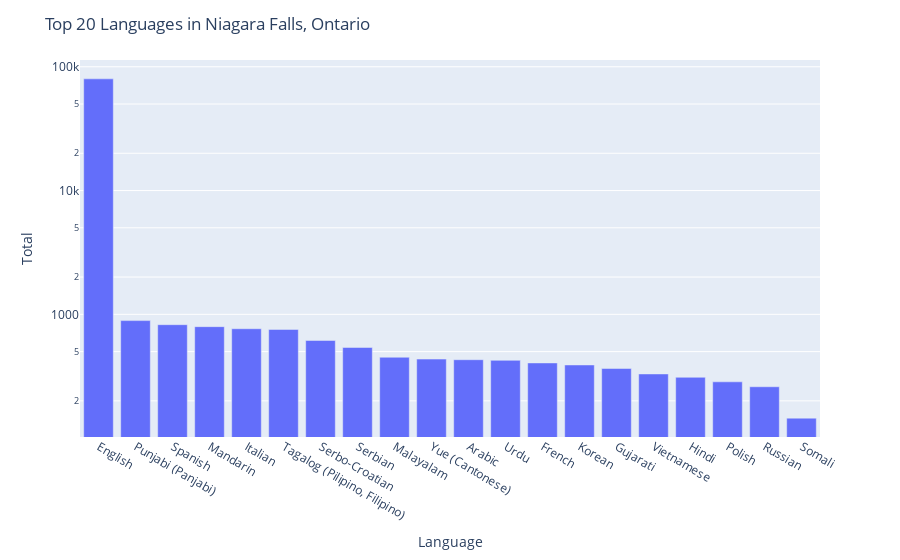

Notebook source saved alongside this figure:
### Markdown cell above
# Program

### Code cell
import pandas as pd
import plotly.express as px

# read in the CSV file
data_file = 'https://raw.githubusercontent.com/pbeens/Data-Analysis/main/Open-Data/Niagara-Falls-ON/Niagara-Falls-2021-Census-Language-Spoken-Most-Often-at-Home.csv'
nf_languages_df = pd.read_csv(data_file)

# extract the columns that contain data on the total number of speakers for each language
languages = []
for column in nf_languages_df.columns:
    if "(Total)" in column and len(column) < 100 and column not in ['Single responses (Total)', 'Official languages (Total)'] and not any(x in column for x in [" and ","Other", "Multiple", "languages"]):        
        languages.append(column)

# create a new DataFrame with these columns
# the technique used is to overcome a "DataFrame is highly fragmented." error
languages_df = pd.concat([nf_languages_df[language].rename(language.replace(" (Total)", "")) for 
                          language in languages], axis=1)

# calculate the total number of speakers for each language and find the 20 most commonly spoken languages
language_totals = languages_df.sum(numeric_only=True)
top_languages = language_totals.nlargest(20)

# create a bar chart using Plotly Express to display the top 20 languages and their total number of speakers
fig = px.bar(top_languages, 
             x=top_languages.index, 
             y=top_languages, 
             log_y=True)
fig.update_layout(xaxis_title='Language', 
                  yaxis_title='Total', 
                  title='Top 20 Languages in Niagara Falls, Ontario')
fig.show()

### Figure 1 — Plotly figure (JSON) as saved in the notebook; plotly's stock layout.template omitted (floating-point values rounded to 4 significant figures)
{"data": [{"alignmentgroup": "True", "hovertemplate": "index=%{x}<br>y=%{y}<extra></extra>", "legendgroup": "", "marker": {"color": "#636efa", "pattern": {"shape": ""}}, "name": "", "offsetgroup": "", "orientation": "v", "showlegend": false, "textposition": "auto", "type": "bar", "x": ["English", "Punjabi (Panjabi)", "Spanish", "Mandarin", "Italian", "Tagalog (Pilipino, Filipino)", "Serbo-Croatian", "Serbian", "Malayalam", "Yue (Cantonese)", "Arabic", "Urdu", "French", "Korean", "Gujarati", "Vietnamese", "Hindi", "Polish", "Russian", "Somali"], "xaxis": "x", "y": [79850, 890, 825, 795, 765, 755, 615, 540, 450, 435, 430, 425, 405, 390, 365, 330, 310, 285, 260, 145], "yaxis": "y"}], "layout": {"barmode": "relative", "legend": {"tracegroupgap": 0}, "margin": {"t": 60}, "title": {"text": "Top 20 Languages in Niagara Falls, Ontario"}, "xaxis": {"anchor": "y", "domain": [0, 1], "title": {"text": "Language"}}, "yaxis": {"anchor": "x", "domain": [0, 1], "title": {"text": "Total"}, "type": "log"}}}
